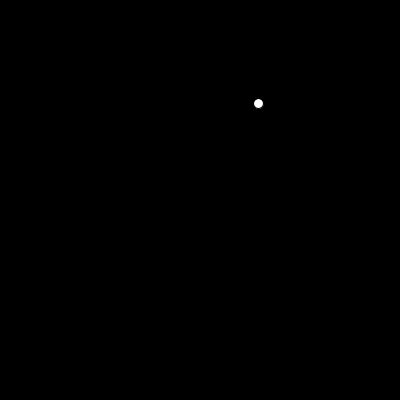
Frame 1 (no input)
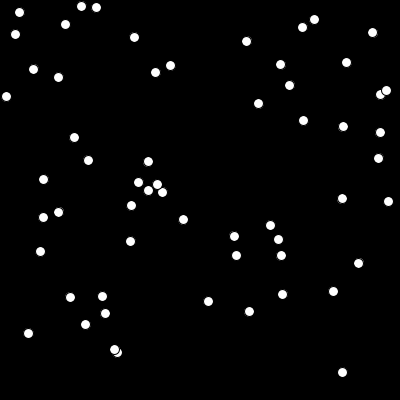
Frame 60 (the mouse pressed at the canvas centre just before this capture)
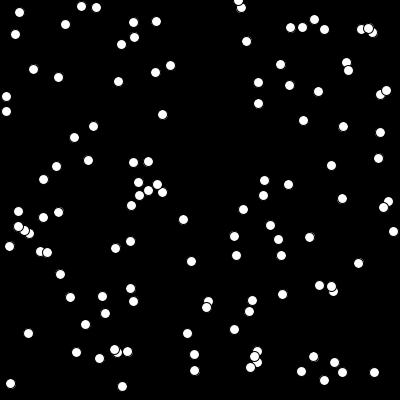
Frame 120 (the mouse held since frame 60 and released just before this capture)

The Processing sketch that drew these frames (run headless with seeded random() and noise(); from frame 60 on, the mouse is pressed at the canvas centre):

// Processing sketch: processing_50644
// ── processing_50644.pde

float x, posX, posY;


void setup () {
  size (400, 400);
  background (0);
  smooth ();
}

void draw () {
  x=10;
  ellipse(random(400), random(400), x, x);
}

void mouseDragged () {
  posX=mouseX;
  posY=mouseY;
  fill(random(255), random(255), random (255), random(255));
  ellipse (posX, posY, random(100), random(100));
}

void keyPressed () {
  if (key== 'c') {
    background (0);
  }
  if (keyCode== UP) {
    x=x+20;
  }
  if (keyCode==DOWN){
    x=x-5;
  }
}
